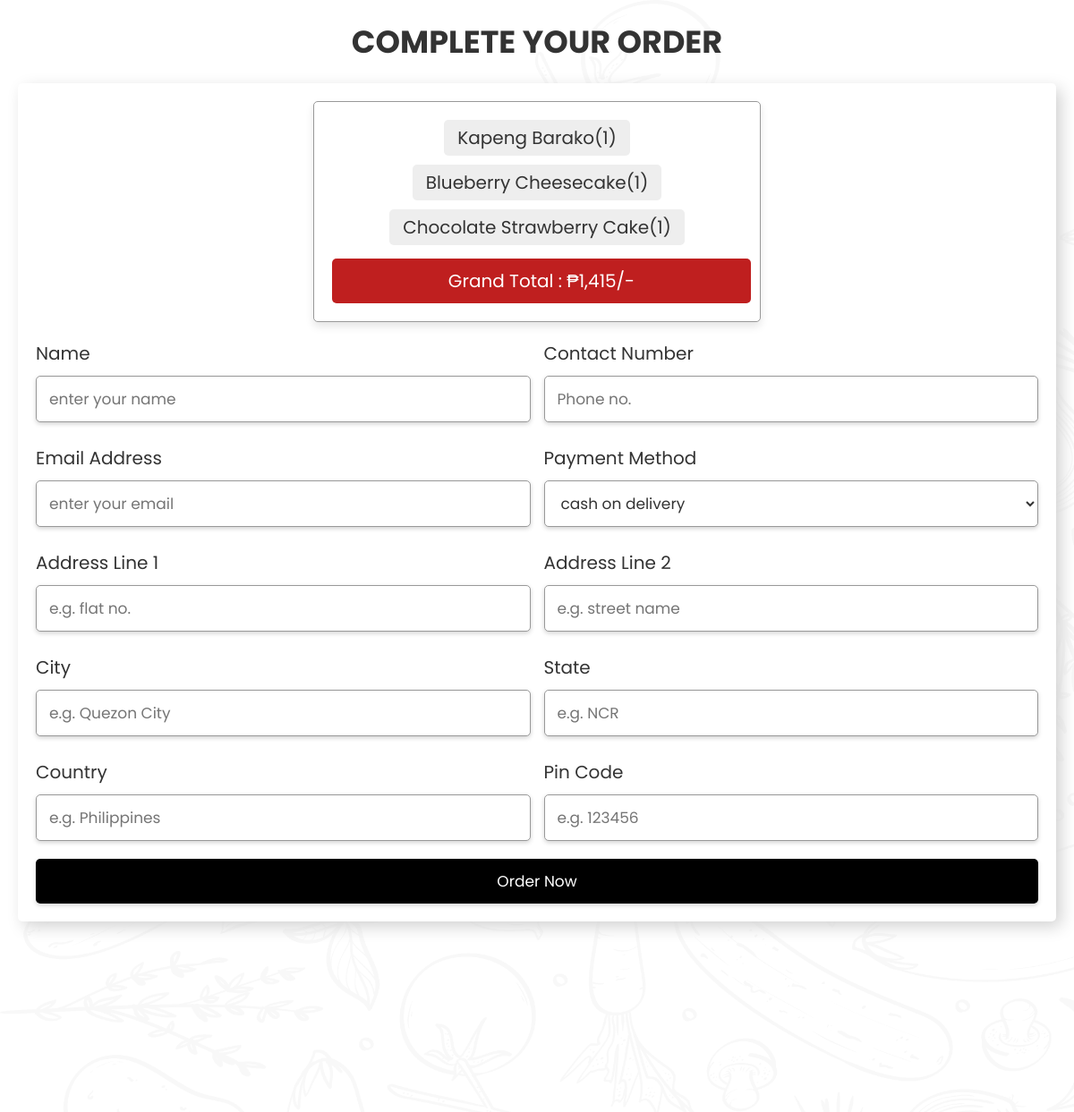
Page /checkout.php (signed in) on the committed database.
### tables this page shows
CREATE TABLE `cart` (
  `id` int(100) NOT NULL,
  `user_id` int(11) NOT NULL,
  `product_id` int(11) UNSIGNED NOT NULL,
  `quantity` int(100) NOT NULL
);

CREATE TABLE `products` (
  `id` int(11) UNSIGNED NOT NULL,
  `category` varchar(100) NOT NULL,
  `name` varchar(100) NOT NULL,
  `description` varchar(100) NOT NULL,
  `image` varchar(100) NOT NULL,
  `price` varchar(100) NOT NULL
);

### services/models/Cart.php (called while the page is built, shortened)
<?php
class Cart
{
    private $conn;
    private $DB_TABLE = 'cart';
    public $user_id;
    public function __construct($db)
    {
        $this->conn = $db;
    }
    public function read_by_user_full()
    {
        $query = "SELECT c.user_id, c.product_id, c.quantity, p.category, p.name, p.description, p.image, p.price FROM {$this->DB_TABLE} c JOIN products p ON c.product_id = p.id WHERE c.user_id = ?";
        $stmt = $this->conn->prepare($query);
        $stmt->bindParam(1, $this->user_id);
        $stmt->execute();
        return $stmt;
    }
}

### checkout.php (the view, shortened to what this page needs)
<?php
include_once './shared/general.php';
include_once './services/config/Database.php';
include_once './services/models/Cart.php';
$conn = Database::connect();
if (isset($_SESSION['id'])) {
    $user = new User($conn);
    $user->id = intval($_SESSION['id']);
    $user->read_single();
    $cart = new Cart($conn);
    $cart->user_id = $user->id;
} else {
    echo '<script>alert("You must log in first"); window.location.href = "/signin.php"</script>';
    die();
}
?>
<!DOCTYPE html>
<html lang="en">
<head>
    <link rel="stylesheet" href="https://cdnjs.cloudflare.com/ajax/libs/font-awesome/6.0.0/css/all.min.css">
    <link rel="stylesheet" href="/assets/styles/checkoutagain.css">
    <link href="https://unpkg.com/boxicons@2.0.7/css/boxicons.min.css" rel="stylesheet">
    <link rel="stylesheet" href="https://cdnjs.cloudflare.com/ajax/libs/font-awesome/5.15.3/css/all.min.css">
    <link rel="stylesheet" href="https://cdnjs.cloudflare.com/ajax/libs/font-awesome/4.7.0/css/font-awesome.min.css">
    <link rel="stylesheet" href="/assets/styles/checkout.css">
</head>
<body>
    <div class="container">
        <section class="checkout-form">
            <h1 class="heading">complete your order</h1>
            <form action="" method="post">
                <div class="display-order">
                    <?php
                    $items = $cart->read_by_user_full();
                    $total = 0;
                    $grand_total = 0;
                    if ($items->rowCount() > 0) {
                        while ($item = $items->fetch(PDO::FETCH_ASSOC)) {
                            $total_price = $item['price'] * $item['quantity'];
                            $grand_total = $total += $total_price;
                    ?>
                            <span><?= $item['name']; ?>(<?= $item['quantity']; ?>)</span>
                    <?php
                        }
                    } else {
                        echo "<div class='display-order'><span>your cart is empty!</span></div>";
                    }
                    ?>
                    <span class="grand-total"> grand total : ₱<?= number_format($grand_total); ?>/- </span>
                </div>
                <div class="flex">
                    <div class="inputBox">
                        <span>Name</span>
                        <input type="text" placeholder="enter your name" name="name" required>
                    </div>
                    <div class="inputBox">
                        <span>Contact number</span>
                        <input type="text" placeholder="Phone no." name="number" required>
                    </div>
                    <div class="inputBox">
                        <span>Email address</span>
                        <input type="email" placeholder="enter your email" name="email" required>
                    </div>
                    <div class="inputBox">
                        <span>payment method</span>
                        <select name="method">
                            <option value="cash on delivery" selected>cash on delivery</option>
                        </select>
                    </div>
                    <div class="inputBox">
                        <span>address line 1</span>
                        <input type="text" placeholder="e.g. flat no." name="flat" required>
                    </div>
                    <div class="inputBox">
                        <span>address line 2</span>
                        <input type="text" placeholder="e.g. street name" name="street" required>
                    </div>
                    <div class="inputBox">
                        <span>city</span>
                        <input type="text" placeholder="e.g. Quezon City" name="city" required>
                    </div>
                    <div class="inputBox">
                        <span>state</span>
                        <input type="text" placeholder="e.g. NCR" name="state" required>
                    </div>
                    <div class="inputBox">
                        <span>country</span>
                        <input type="text" placeholder="e.g. Philippines" name="country" required>
                    </div>
                    <div class="inputBox">
                        <span>pin code</span>
                        <input type="text" placeholder="e.g. 123456" name="pin_code" required>
                    </div>
                </div>
                <input type="submit" value="order now" name="order_btn" class="btn">
            </form>
        </section>
    </div>
    <div><?php html_footer(); ?></div>
</body>
</html>

### assets/styles/checkoutagain.css (style rules this page uses)
html { height: 100%; width: 100%; }
:root { --main-bg-color: #fff; --second-bg-color: #f5f5f5; --third-bg-color: #e3e3e3; --grey: #4b4b4b; --black: #000; --red: #c0392b; --top-header-size: 30px; --mid-header-size: 80px; --bottom-header-size: 45px; --btn-bg: #000; --btn-border-color: #000; --btn-color: #fff; }
* { padding: 0; margin: 0; box-sizing: border-box; -webkit-tap-highlight-color: transparent; }
body { font-family: "Poppins", sans-serif; overflow-x: hidden; position: relative; background-image: url("/assets/images/menu-bg.png"); overflow-x: hidden !important; }
.container { max-width: 1200%; position: relative; }
.checkout-form form { padding: 2rem; border-radius: 0.5rem; background-color: white !important; box-shadow: 6px 6px 18px 0px #d3d3d3; margin-bottom: 100px; }
.checkout-form form .flex { display: flex; flex-wrap: wrap; gap: 1.5rem; }
.checkout-form form .flex .inputBox { flex: 1 1 40rem; }
.checkout-form form .flex .inputBox span { font-size: 20px; color: var(--black); }
.checkout-form form .flex .inputBox input, .checkout-form form .flex .inputBox select { width: 100%; background-color: var(--white); font-size: 1.7rem; color: var(--black); border-radius: 0.5rem; margin: 1rem 0; padding: 1.2rem 1.4rem; text-transform: none; border: var(--border); }
.display-order { max-width: 50rem; background-color: var(--white); border-radius: 0.5rem; text-align: center; padding: 1.5rem; margin: 0 auto; margin-top: -43px; box-shadow: var(--box-shadow); border: var(--border); }
.display-order span { display: inline-block; border-radius: 0.5rem; background-color: var(--bg-color); padding: 0.5rem 1.5rem; font-size: 30px; color: var(--black); margin: 0.5rem; }
.display-order span.grand-total { width: 100%; background-color: #bf1f1f !important; color: var(--white); padding: 1rem; margin-top: 1rem; }
input, select { border: none; outline: none; padding: 5px; border-radius: 5px; box-shadow: 0 2px 5px #d3d3d3; }

### assets/styles/checkout.css (style rules this page uses)
:root { --blue: black; --red:tomato; --orange:orange; --black:#333; --white:#fff; --bg-color:#eee; --dark-bg:rgba(0,0,0,.7); --box-shadow:0 .5rem 1rem rgba(0,0,0,.1); --border:.1rem solid #999; }
* { font-family: 'Poppins', sans-serif; margin:0; padding:0; box-sizing: border-box; outline: none; border:none; text-decoration: none; text-transform: capitalize; }
html { font-size: 62.5%; overflow-x: hidden; }
.container { max-width: 1200px; margin:0 auto; }
section { padding:2rem; }
.heading { text-align: center; font-size: 3.5rem; text-transform: uppercase; color:var(--black); margin-bottom: 2rem; }
.btn, .option-btn, .delete-btn { display: block; width: 100%; text-align: center; background-color: black; color: white; font-size: 1.7rem; padding:1.2rem 3rem; border-radius: .5rem; cursor: pointer; margin-top: 1rem; }
.checkout-form form { padding:2rem; border-radius: .5rem; background-color: var(--bg-color); }
.checkout-form form .flex { display: flex; flex-wrap: wrap; gap:1.5rem; }
.checkout-form form .flex .inputBox { flex:1 1 40rem; }
.checkout-form form .flex .inputBox span { font-size: 2rem; color:var(--black); }
.checkout-form form .flex .inputBox input, .checkout-form form .flex .inputBox select { width: 100%; background-color: var(--white); font-size: 1.7rem; color:var(--black); border-radius: .5rem; margin:1rem 0; padding:1.2rem 1.4rem; text-transform: none; border:var(--border); }
.display-order { max-width: 50rem; background-color: var(--white); border-radius: .5rem; text-align: center; padding:1.5rem; margin:0 auto; margin-bottom: 2rem; box-shadow: var(--box-shadow); border:var(--border); }
.display-order span { display: inline-block; border-radius: .5rem; background-color: var(--bg-color); padding:.5rem 1.5rem; font-size: 2rem; color:var(--black); margin:.5rem; }
.display-order span.grand-total { width: 100%; background-color: var(--red); color:var(--white); padding:1rem; margin-top: 1rem; }

### rows in the picture
cart: product.name "Kapeng Barako", quantity "1"
cart: product.name "Blueberry Cheesecake", quantity "1"
cart: product.name "Chocolate Strawberry Cake", quantity "1"

### other values in the picture
$grand_total "1,415"
